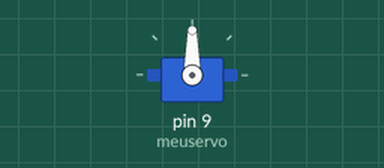
Simulated run of this sketch. Board: Arduino Uno, built with avr-gcc and run on an emulated ATmega328P. Shown: servo.

Above: at 0.05 s.
At 4.5 s:
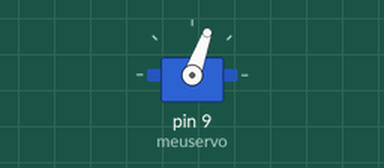
At 9.0 s:
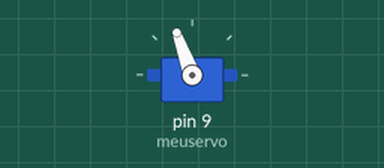
Timing chart, 0 to 11.7 s (numbered marks = the images above):
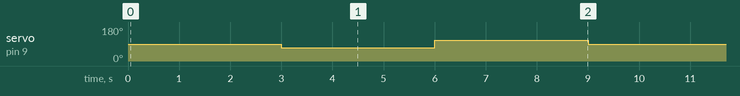

Measured:
- by itself, servo on pin 9 (meuservo): repeats every 9.0 s: 110° 3.0 s, 90° 3.0 s, 70° 3.0 s

The sketch:

Controle_de_Servo_Motor.ino
```cpp
#include "Servo.h"

Servo meuservo;


void setup() {
  meuservo.attach(9);

}

void loop() {
  meuservo.write(90);
  delay(3000);
  meuservo.write(70);
  delay(3000);
  meuservo.write(110);
  delay(3000);

}
```
